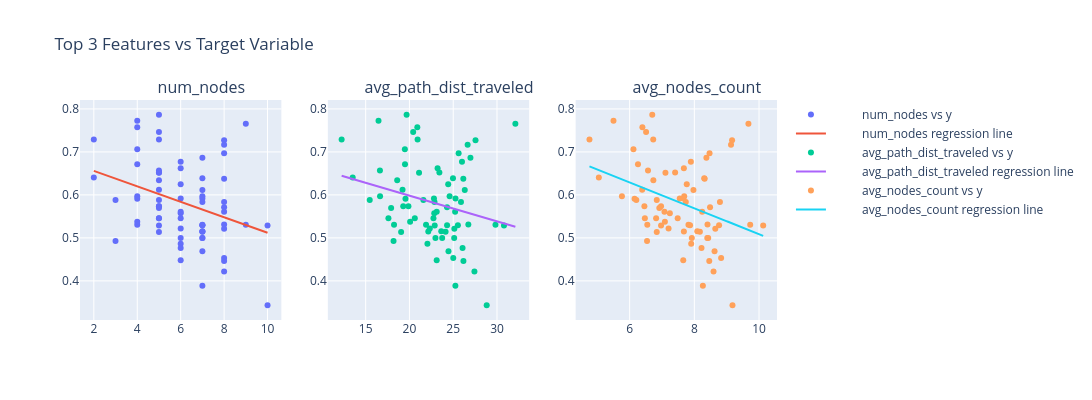

Notebook cell for this chart:
### Markdown cell above
#### Baseline Static Features

### Code cell
baseline_feature_str = """static_baseline_features = [
        euclid_distance, 
        path_distance, 
        num_nodes, 
        avg_path_dist_traveled, 
        avg_nodes_count, 
        avg_turns_count
    ]"""
run_evaluate_regression(static_features, accs, feature_str=baseline_feature_str)
